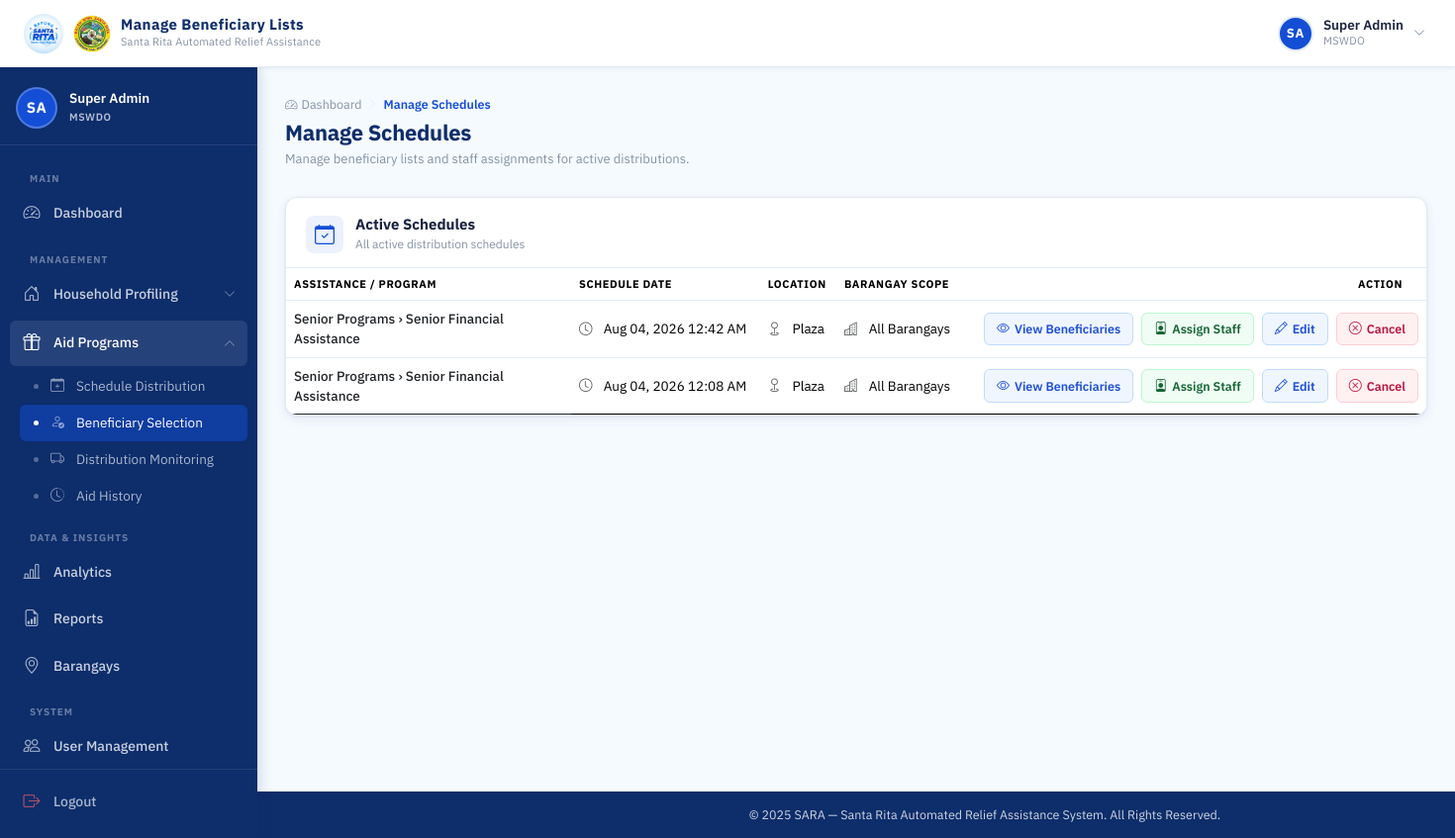
The page /mswdo/beneficiary-selection/ (signed in) on the database as committed earlier.
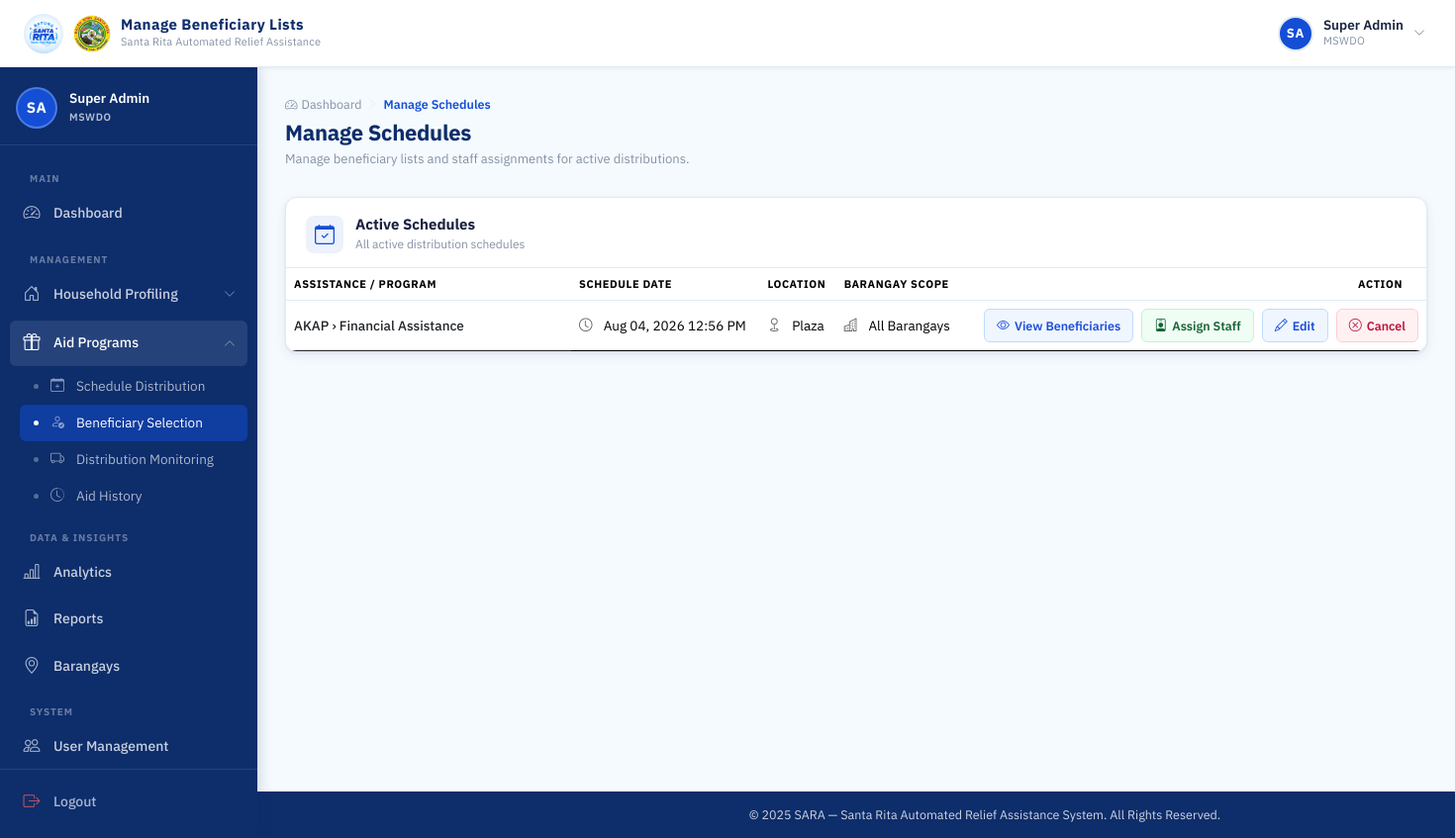
The same page on the database as committed later.
### distribution/models.py (models this page shows, shortened)
class AidSchedule(models.Model):
    assistance = models.ForeignKey(
        Assistance,
        on_delete=models.SET_NULL,
        null=True,
        blank=True,
        related_name='schedules'
    )
    budget = models.DecimalField(max_digits=12, decimal_places=2, default=0.00)
    per_beneficiary_amount = models.DecimalField(max_digits=10, decimal_places=2, default=0.00)
    schedule_datetime = models.DateTimeField()
    is_finished = models.BooleanField(default=False)
    finished_at = models.DateTimeField(null=True, blank=True)
    finished_by = models.ForeignKey(settings.AUTH_USER_MODEL, on_delete=models.SET_NULL, null=True, related_name='+')
    finish_reason = models.CharField(
        max_length=20,
        choices=(('COMPLETED', 'All Beneficiaries Claimed'), ('FORCED', 'Manually Ended (Incomplete)'), ('CANCELLED', 'Cancelled')),
        blank=True
    )
    location = models.CharField(max_length=255)
    barangay = models.ForeignKey(
        Barangay,
        on_delete=models.CASCADE,
        null=True,
        blank=True
    )
    is_active = models.BooleanField(default=True)
    created_at = models.DateTimeField(auto_now_add=True)
    created_by = models.ForeignKey(
        settings.AUTH_USER_MODEL,
        on_delete=models.SET_NULL,
        null=True,
        blank=True,
        related_name='created_schedules'
    )
    updated_at = models.DateTimeField(auto_now=True)
    last_edited_by = models.ForeignKey(
        settings.AUTH_USER_MODEL,
        on_delete=models.SET_NULL,
        null=True,
        blank=True,
        related_name='+'
    )

### programs/models.py (models this page shows, shortened)
class Assistance(models.Model):
    BENEFICIARY_TYPE = [
        ('individual', 'Individual'),
        ('family', 'Family'),
    ]
    AID_TYPE_CHOICES = (
        ('CASH', 'Cash Assistance'),
        ('GOODS', 'Goods-in-Kind (rice, noodles, canned goods, etc.)'),
    )
    PRIORITIZATION_CHOICES = (
        ('LOWEST_INCOME_FIRST', 'Lowest Income First'),
        ('TYPHOON_PRIORITY', 'Typhoon/Vulnerability Priority'),
        ('RANDOM', 'Random Among Eligible'),
    )
    program = models.ForeignKey(
        Program,
        on_delete=models.CASCADE,
        related_name='assistances'
    )
    aid_category = models.ForeignKey(
        AidCategory,
        on_delete=models.CASCADE,
        related_name='assistances'
    )
    beneficiary_type = models.CharField(
        max_length=20,
        choices=BENEFICIARY_TYPE,
        default='family'
    )
    prioritization_strategy = models.CharField(
        max_length=30, choices=PRIORITIZATION_CHOICES, default='LOWEST_INCOME_FIRST',
        help_text="How to rank eligible beneficiaries when there are more eligible than available slots."
    )
    aid_type = models.CharField(
        max_length=10, choices=AID_TYPE_CHOICES, default='CASH',
        help_text="Used by the Rotation Eligibility rule to alternate beneficiaries between cash and goods-based aid across distribution cycles."
    )
    minimum_age = models.PositiveIntegerField(
        null=True,
        blank=True,
        help_text="Leave blank if no age requirement."
    )
    requires_pwd = models.BooleanField(default=False)
    requires_solo_parent = models.BooleanField(default=False)
    requires_senior_citizen = models.BooleanField(default=False)
    is_active = models.BooleanField(default=True)
    created_at = models.DateTimeField(auto_now_add=True)
    class Meta:
        ordering = ['program', 'aid_category']
        unique_together = ('program', 'aid_category', 'beneficiary_type')

class Program(models.Model):
    name = models.CharField(max_length=100, unique=True)
    description = models.TextField(blank=True, null=True)
    is_active = models.BooleanField(default=True)
    created_at = models.DateTimeField(auto_now_add=True)
    class Meta:
        ordering = ['name']

class AidCategory(models.Model):
    program = models.ForeignKey(
        Program,
        on_delete=models.CASCADE,
        related_name='aid_categories'
    )
    name = models.CharField(max_length=100)
    description = models.TextField(blank=True, null=True)
    is_active = models.BooleanField(default=True)
    class Meta:
        ordering = ['name']
        unique_together = ('program', 'name')

### distribution/views.py (the view)
# urls.py: path('mswdo/beneficiary-selection/', views.beneficiary_selection_landing, name='beneficiary_selection_landing'),
@login_required
@session_protected
@mswdo_or_staff_required
def beneficiary_selection_landing(request):
    from django.db.models import Exists, OuterRef
    from distribution.models import AidClaim
    schedules = AidSchedule.objects.filter(
        is_active=True,
        is_finished=False
    ).select_related(
        'assistance', 'assistance__program', 'assistance__aid_category'
    ).annotate(
        has_claims=Exists(AidClaim.objects.filter(schedule=OuterRef('pk')))
    ).order_by('-schedule_datetime')
    return render(request, 'distribution/beneficiary_selection_landing.html', {
        'schedules': schedules,
    })

### accounts/context_processors.py (called while the page is built)
def auth_required(request):
    return {
        'requires_auth': request.user.is_authenticated
    }

### distribution/templates/distribution/beneficiary_selection_landing.html (shortened to what the changed rows need)
{% extends 'base.html' %}
{% load static %}
{% block css %}
<link rel="stylesheet" href="{% static 'css/mswdo_dashboard.css' %}">
<link rel="stylesheet" href="{% static 'css/barangay_accounts.css' %}">
{% endblock %}
{% block content %}
<div class="dash-page-header">
  <div>
    <h1 class="dash-page-title">Manage Schedules</h1>
  </div>
</div>
<div class="dash-panel mt-4">
  <div class="dash-panel__header">
    <div class="dash-panel__header-left">
      <div>
        <h2 class="dash-panel__title">Active Schedules</h2>
      </div>
    </div>
  </div>
  <div class="dash-panel__body p-0">
    <div class="table-responsive">
      <table class="table acct-table mb-0">
        <thead>
          <tr>
            <th class="acct-th" style="width: 25%;">Assistance / Program</th>
            <th class="acct-th">Schedule Date</th>
            <th class="acct-th">Location</th>
            <th class="acct-th">Barangay Scope</th>
            <th class="acct-th text-end pe-4">Action</th>
          </tr>
        </thead>
        <tbody>
          {% for sched in schedules %}
          <tr class="acct-row">
            <td class="acct-td fw-medium text-dark">
              {% if sched.assistance %}
                {{ sched.assistance.program.name }} › {{ sched.assistance.aid_category.name }}
              {% else %}
                N/A
              {% endif %}
            </td>
            <td class="acct-td">
              <i class="bi bi-clock text-muted me-2"></i>
              {{ sched.schedule_datetime|date:"M d, Y g:i A" }}
            </td>
            <td class="acct-td">
              <i class="bi bi-geo text-muted me-2"></i>
              {{ sched.location }}
            </td>
            <td class="acct-td">
              <i class="bi bi-buildings text-muted me-2"></i>
              {{ sched.barangay|default:"All Barangays" }}
            </td>
            <td class="acct-td acct-td--actions">
              <div class="acct-actions">
                {% if sched.budget > 0 %}
                  {% if sched.beneficiary_list %}
                  <a href="{% url 'review_beneficiaries' sched.id %}" class="acct-btn acct-btn--edit">
                    <i class="bi bi-eye"></i><span>View Beneficiaries</span>
                  </a>
                  {% else %}
                  <a href="{% url 'generate_beneficiaries' sched.id %}" class="acct-btn acct-btn--edit">
                    <i class="bi bi-person-check"></i><span>Generate Beneficiaries</span>
                  </a>
                  {% endif %}
                {% else %}
                  <span class="badge bg-light text-muted" style="font-size: 0.75rem;" title="No budget allocated for beneficiary generation">Not yet generated</span>
                {% endif %}
                <a href="{% url 'assign_staff' sched.id %}" class="acct-btn acct-btn--activate">
                  <i class="bi bi-person-badge"></i><span>Assign Staff</span>
                </a>
                {% if request.user.role == 'MSWDO' %}
                  <a href="{% url 'edit_schedule' sched.id %}" class="acct-btn acct-btn--edit" title="Edit Schedule">
                    <i class="bi bi-pencil"></i><span>Edit</span>
                  </a>
                  {% if sched.has_claims %}
                  <button class="acct-btn acct-btn--delete" disabled title="Cannot cancel a schedule with processed claims. Use Finish Distribution instead." style="opacity: 0.5; cursor: not-allowed;">
                    <i class="bi bi-x-circle"></i><span>Cancel</span>
                  </button>
                  {% else %}
                  <button type="button" class="acct-btn acct-btn--delete" onclick="showCancelModal({{ sched.id }}, {% if sched.beneficiary_list %}true{% else %}false{% endif %})" title="Cancel Schedule">
                    <i class="bi bi-x-circle"></i><span>Cancel</span>
                  </button>
                  {% endif %}
                {% endif %}
              </div>
            </td>
          </tr>
          {% endfor %}
        </tbody>
      </table>
    </div>
  </div>
</div>
{% endblock %}

Rows that differ between the two databases and show on the page:
no longer on this page (row edited): AidSchedule: assistance.program.name "Senior Programs", assistance.aid_category.name "Senior Financial Assistance", schedule_datetime "Aug 04, 2026 12:42 AM", location "Plaza", barangay "All Barangays", budget 3000 (drawn)
no longer on this page (row edited): AidSchedule: assistance.program.name "Senior Programs", assistance.aid_category.name "Senior Financial Assistance", schedule_datetime "Aug 04, 2026 12:08 AM", location "Plaza", barangay "All Barangays", budget 3000 (drawn)
added AidSchedule: assistance.program.name "AKAP", assistance.aid_category.name "Financial Assistance", schedule_datetime "Aug 04, 2026 12:56 PM", location "Plaza", barangay "All Barangays", budget 5000 (drawn)
